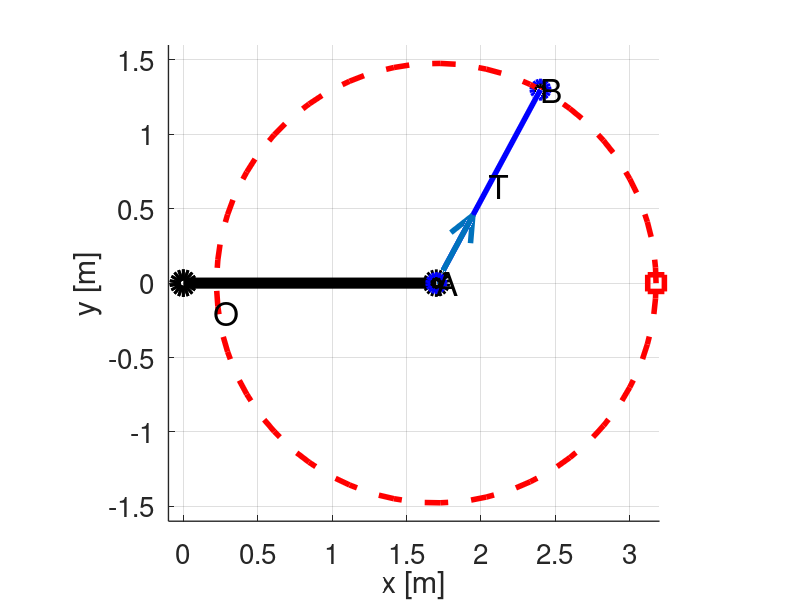
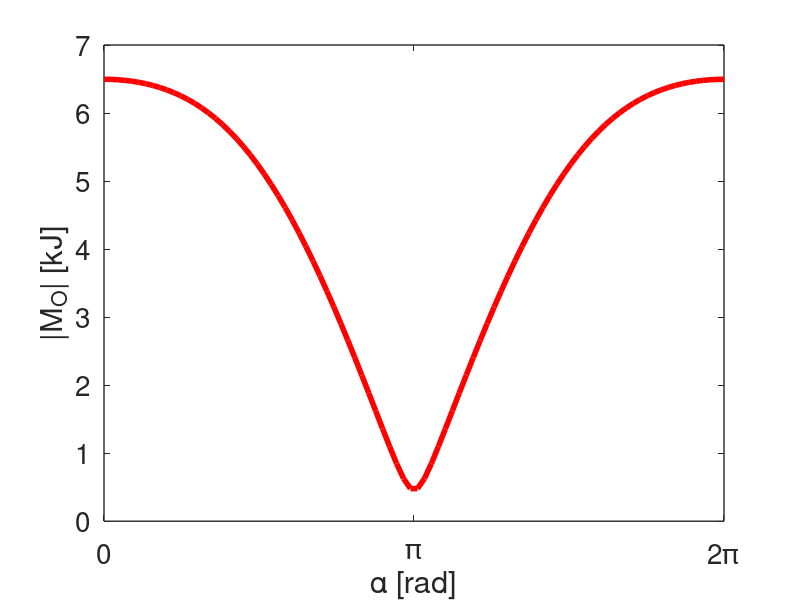

MATLAB code to generate these figures, in order:
% Introduccion a Octave - 2023 - FCAI-UNCuyo -  Depto Ingenieria Mecanica
% Grupo MoCCAI: Modelado Computacional en Ciencias Aplicadas e Ingenieria
%
% |Unidad 5|
% Ejercicio: mecanica vectorial - brazo tensionado
%
% Una estructura rigida con forma de L (brazo) se carga en el extremo libre
% mediante un tensor como se muestra en la figura (ver apuntes de clase).
% La tension en el cable se puede ajustar hasta un valor maximo de 2.5kN.
%
% Determinar, con OCTAVE, el momento M=r x T respecto al punto O que produce
% la tension del cable, que actua en el punto A, y la magnitud de ese momento.
%
% Se desea conocer como afecta la magnitud del momento torsor M la posicion B
% sobre el plano xy, en la cual es fijado el cable si se mantiene constante la
% longitud del cable.
%
% 1) Grafique el sistema que debe ser analizado
% 2) Determine las posiciciones de B en las que se logra el min(M) y max(M).
% 3) Grafique el sistema y la norma de M en funcion del angulo alfa=[0,2pi]
%    que parametriza la posicion de B en el plano xy.

%coordenadas del "brazo" donde se fija el tensor
brazo = [0.0,0.0,0.0;
         0.0,0.0,2.1;
         1.7,0.0,2.1];


% El punto B se fija en cualquier punto de una circunferencia de
% radio rXY=sqrt(1.3^2+0.7^2) ubicada en el plano xy (z=0).
% Definimos las posiciones del punto B como aquellos sobre una circunferencia
% de radio "rXY" parametrizadas por alfa en [0,2pi];

nAlfa=90; %nro de intervalos angulares usados para dividir la circunferencia

rXY =sqrt(0.7^2+1.3^2); %radio en el plano xy sobre el que se fija el pto B

%posiones del punto B sobre la circunferencia de radio rXY en el plano xy
alfa=linspace(0,2*pi,nAlfa)';
posB=rXY*[cos(alfa), sin(alfa),zeros(nAlfa,1)] + [1.7, 0, 0];

tenB=[1.7,0.0,2.1;
      2.4,1.3,0.0];
auxP=[1.7,0.0,2.1;
      1.7,0.0,0.0;
      2.4,1.3,0.0];

%=====================================================
% A continuacion se representa graficamente el problema bajo
% estudio.
nB=[tenB(2,1)-tenB(1,1), tenB(2,2)-tenB(1,2), tenB(2,3)-tenB(1,3)];
nB=nB/norm(nB);

figure(1);clf
hold on
plot3(brazo(:,1),brazo(:,2),brazo(:,3),'ko-','markersize',12,'linewidth',8)
plot3( tenB(:,1), tenB(:,2), tenB(:,3),'bo-','markersize',12,'linewidth',4)
plot3( posB(:,1), posB(:,2), posB(:,3),'r--','linewidth',4)
plot3( posB(1,1), posB(1,2), posB(1,3),'rs','linewidth',4,'markersize',12)
plot3( auxP(:,1), auxP(:,2), auxP(:,3),'k--o','linewidth',3)
quiver3(tenB(1,1), tenB(1,2), tenB(1,3), nB(1), nB(2), nB(3), 'linewidth',4,'markersize',12)
hold off
text( 0.2,-0.2, 0.2,'O','fontsize',24)
text( 1.7, 0.0, 2.3,'A','fontsize',24)
text( 2.4, 1.3, 0.2,'B','fontsize',24)
text( mean(tenB(:,1)), mean(tenB(:,2)), mean(tenB(:,3)),'T','fontsize',24)
xlabel('x [m]','fontsize',20)
ylabel('y [m]','fontsize',20)
zlabel('z [m]','fontsize',20)
set(gca,'fontsize',20,'linewidth',1)
grid
box off
axis equal
xlim([-0.1,3.2])
ylim([-1.6,1.6])
zlim([-0.1,2.3])
fig1 = gcf ();
set(fig1, "numbertitle", "off", "name", "Mecánica Vectorial")

%Momento torsor en O realizado por la fuera T en 3 posiciones de B
rA=[1.7,0.0,2.1];
T1=2.5*( [1.7+rXY,  0,0]-rA )/norm( [1.7+rXY,  0,0]-rA );
T2=2.5*( [1.7    ,rXY,0]-rA )/norm( [1.7    ,rXY,0]-rA );
T3=2.5*( [1.7-rXY,  0,0]-rA )/norm( [1.7-rXY,  0,0]-rA );

nM1=norm(cross(rA,T1))
nM2=norm(cross(rA,T2))
nM3=norm(cross(rA,T3))


%=========================================================
% Calculamos y graficamos el momento torsor en O que realizado
% el cable tensor, T, parametrizado por el angulo alfa que determina
% la posicion del punto B en el plano xy.

T = 2.5; %norma de la tension en el cable en kN
Mnorm=zeros(nAlfa,1);

for i=1:nAlfa
  rB = posB(i,:);
  nT = (rB-rA)/norm(rB-rA);
  MO = cross(rA,T*nT);
  Mnorm(i) = norm(MO);
end

figure(2);clf
plot(alfa, Mnorm, 'r-', 'linewidth', 4)
xlabel('\alpha [rad]','fontsize',24)
ylabel('|M_O| [kJ]','fontsize',24)
xlim([0,2*pi])
set(gca,'fontsize',20,'linewidth',1,...
        'xtick',[0,pi,2*pi],'xticklabel',['0';'\pi'; '2\pi'])
fig2 = gcf ();
set(fig2, "numbertitle", "off", "name", "Norma Momento Torsor en O")


return
%=====================================================
% Animacion
for i=1:nAlfa
  rB = posB(i,:);
  nT = (rB-rA)/norm(rB-rA);
  MO = cross(rA,T*nT)*0.25; %reducimos el valor 1/4 para visualización

  tenB=[rA;rB];
  auxP=[rA; 1.7,0.0,0.0; rB];

  figure(3);clf
  subplot(1,2,1)
  hold on
  plot3(brazo(:,1),brazo(:,2),brazo(:,3),'ko-','markersize',4,'linewidth',3)
  plot3( tenB(:,1), tenB(:,2), tenB(:,3),'bo--','markersize',4,'linewidth',1)
  plot3( posB(:,1), posB(:,2), posB(:,3),'k--','markersize',8,'linewidth',2)
  plot3( auxP(:,1), auxP(:,2), auxP(:,3),'k--o','markersize',8,'linewidth',2)
  h1=quiver3(rA(1), rA(2), rA(3), nT(1), nT(2), nT(3),'b','linewidth',2);
  h2=quiver3(    0,     0,     0, MO(1), MO(2), MO(3),'r','linewidth',3);
  set (h1, "maxheadsize", 0.2);
  set (h2, "maxheadsize", 0.2);
  hold off
  text( 0.2,-0.15, 0.15,'O','fontsize',20,'fontweight','bold')
  text( 1.7, 0.0, 2.3,'A','fontsize',20,'fontweight','bold')
  text( rB(1)*1.1, rB(2)*1.1, rB(3)*1.2,'B','fontsize',20,'fontweight','bold')
  text( mean(tenB(:,1))*0.95, mean(tenB(:,2)), mean(tenB(:,3)),'T',...
        'color','blue','fontsize',20,'fontweight','bold')
  text( MO(:,1)*0.5, MO(:,2)*0.5, MO(:,3)*0.5+0.1,'M_O',...
        'color','red','fontsize',20,'fontweight','bold')
  xlabel('x [m]','fontsize',16)
  ylabel('y [m]','fontsize',16)
  zlabel('z [m]','fontsize',16)
  set(gca,'fontsize',18,'linewidth',2)
  %grid
  box off
  axis square
  xlim([-0.7,3.3])
  ylim([-1.6,1.6])
  zlim([-0.6,2.3])
  view(142.258,20.252)

  subplot(1,2,2)
  hold on
  plot(alfa, Mnorm, 'r-', 'linewidth', 2)
  plot(alfa(i), Mnorm(i),'ko','markersize',12,'linewidth',2,'markerfacecolor','g')
  hold off
  xlabel('\alpha [rad]','fontsize',20)
  ylabel('|M_O| [J]','fontsize',20)
  xlim([0,2*pi])
  set(gca,'fontsize',18,'linewidth',2,...
     'xtick',[0,pi,2*pi],'xticklabel',{'0';'\pi';'2\pi'})
  axis square

  fig1 = gcf ();
  set(gca,'fontsize',18)
  set(fig1, "numbertitle", "off", "name", "Brazo Tensionado")

  %Solo para el primer valor de alfa: maximizar la ventana.
  if i==1
    set(fig1, 'Position', get(0, 'Screensize'));
    pause(1)
  end
  pause(0.001)

end
